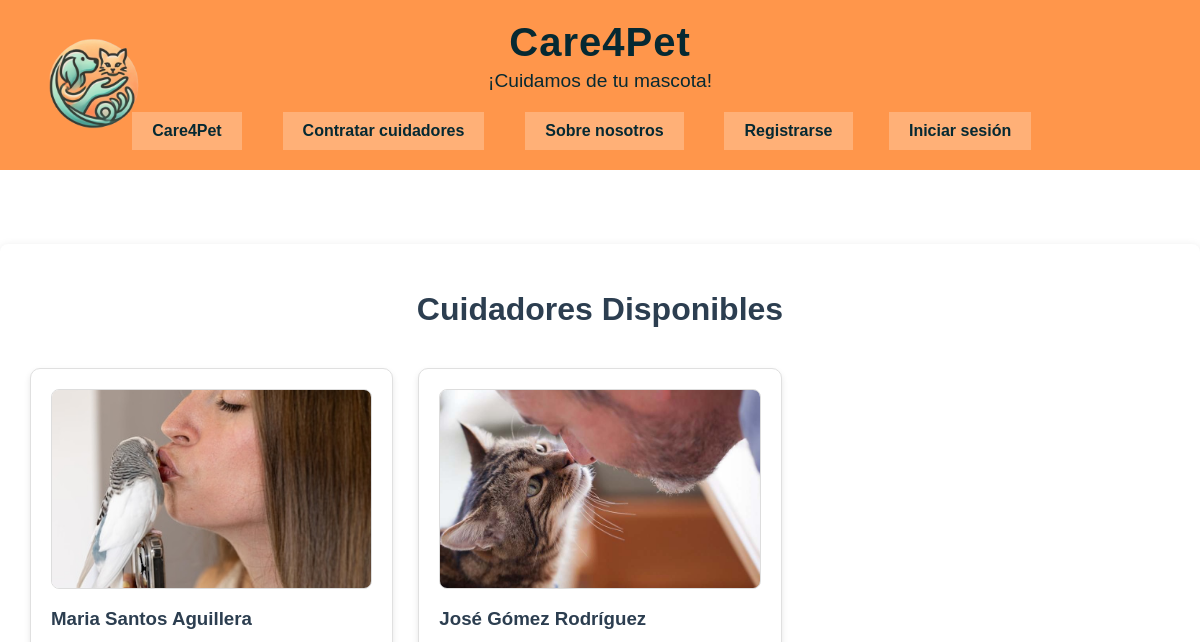
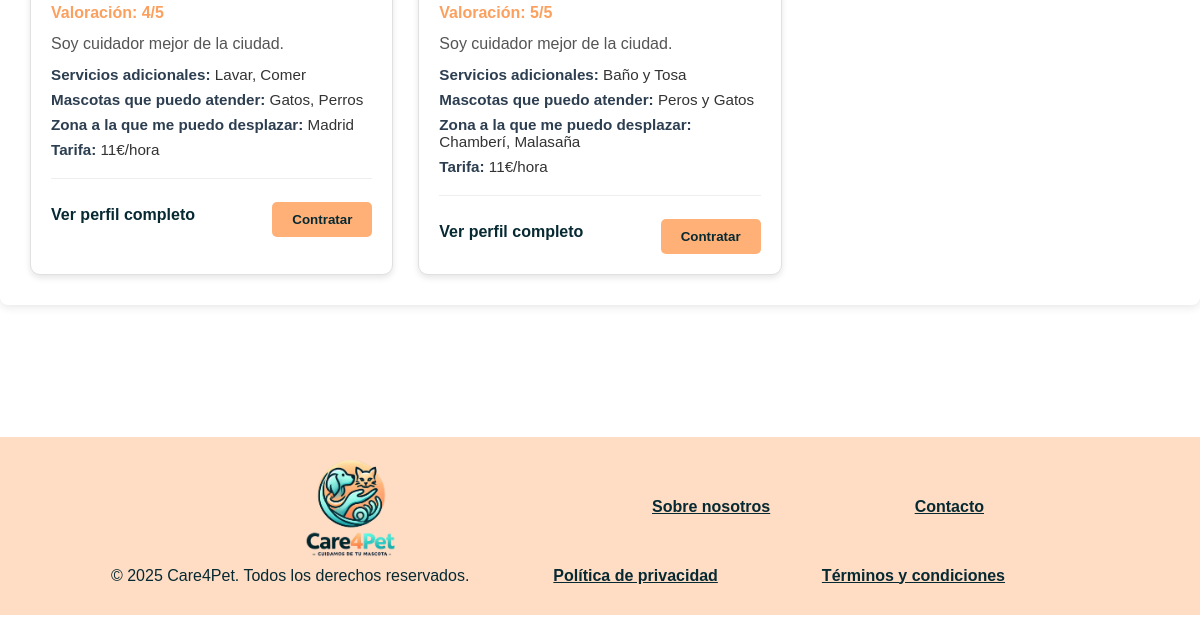
Before: /pagina_contratacion.php with the older database file (2 pictures, top to bottom).
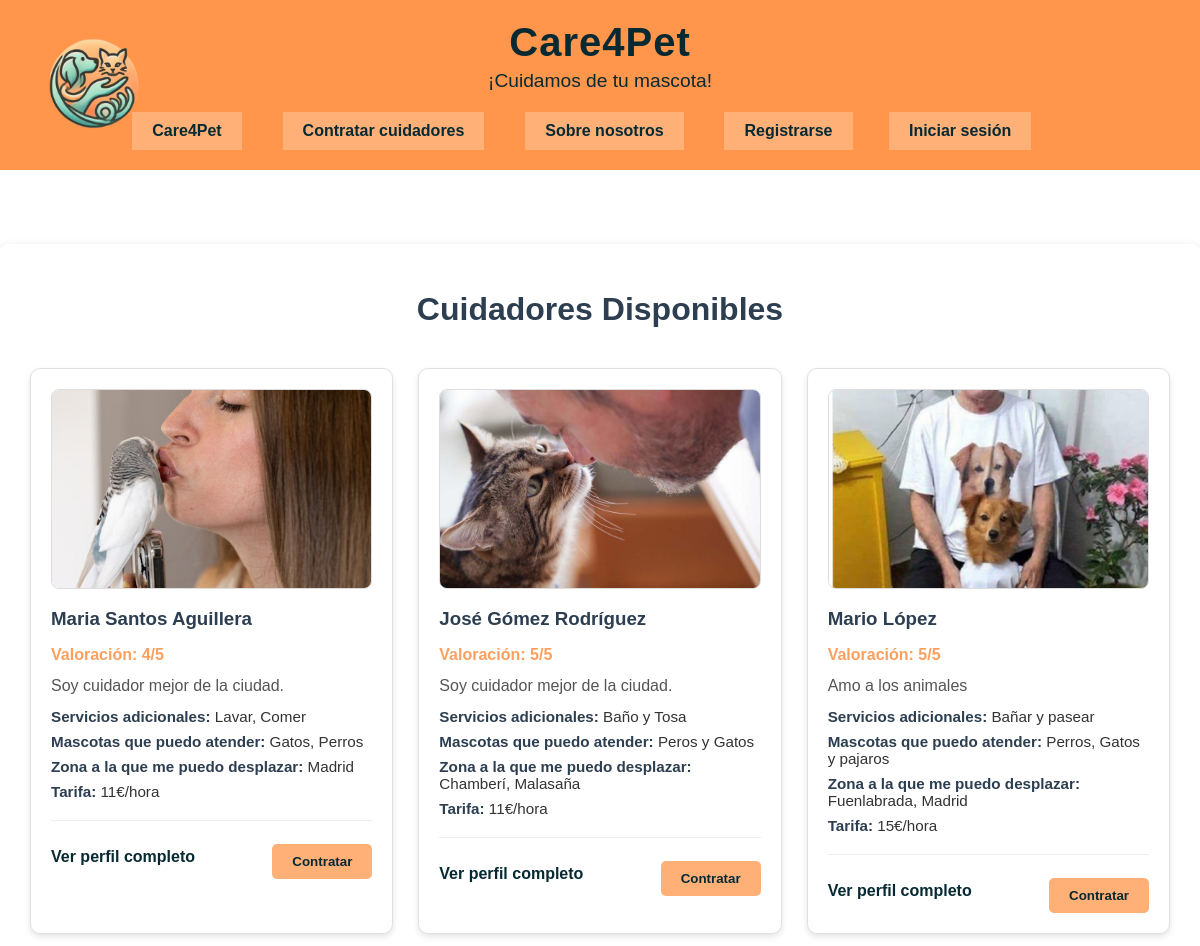
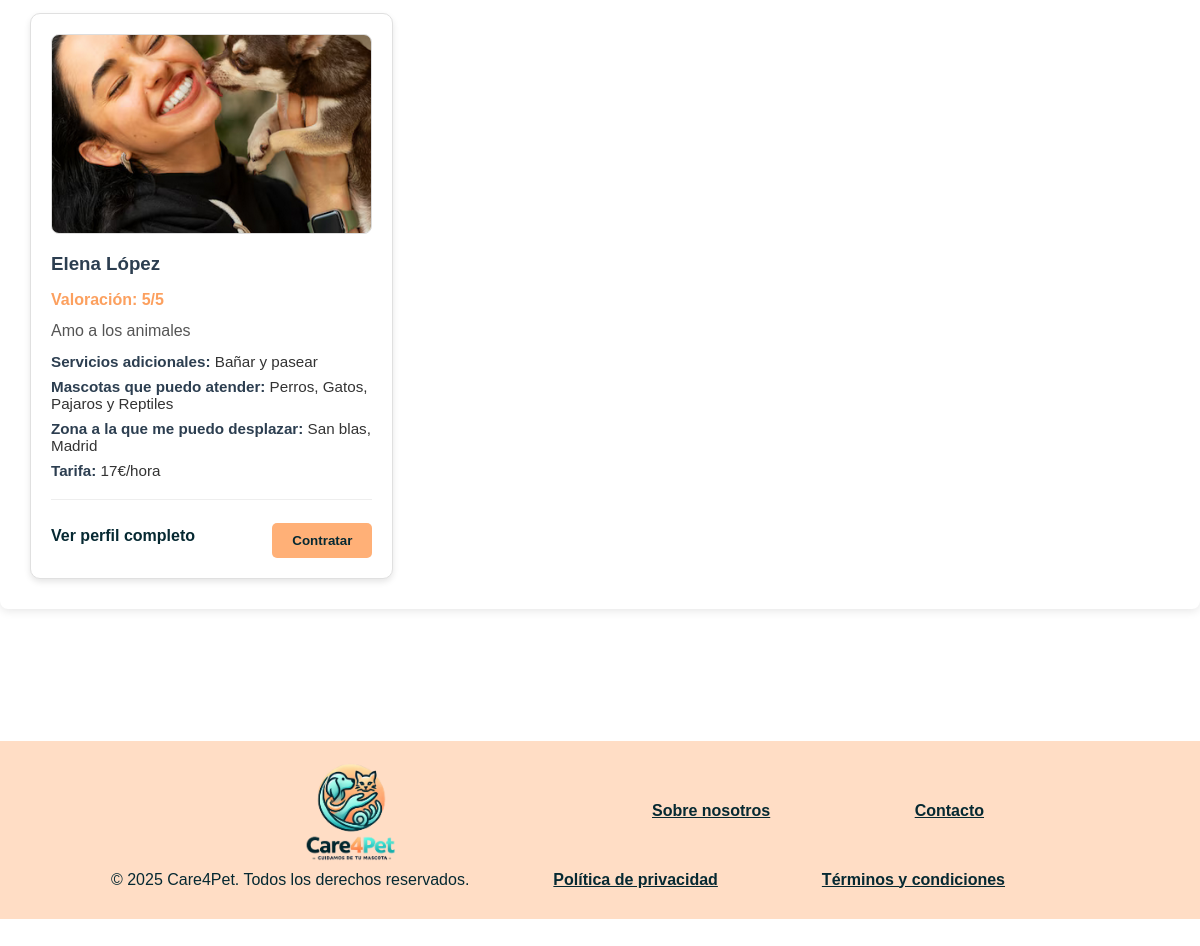
After: the same page with the newer database file (2 pictures, top to bottom).
### tables this page shows
CREATE TABLE `cuidadores` (
  `idUsuario` bigint(20) UNSIGNED NOT NULL,
  `TiposDeMascotas` longtext DEFAULT NULL,
  `Tarifa` decimal(10,0) UNSIGNED NOT NULL,
  `Descripcion` text DEFAULT NULL,
  `ServiciosAdicionales` longtext DEFAULT NULL,
  `Valoracion` tinyint(3) UNSIGNED DEFAULT NULL,
  `ZonasAtendidas` longtext DEFAULT NULL
);

CREATE TABLE `usuarios` (
  `idUsuario` bigint(20) UNSIGNED NOT NULL,
  `Nombre` varchar(255) NOT NULL,
  `Apellidos` varchar(255) NOT NULL,
  `Correo` varchar(255) NOT NULL,
  `Contraseña` varchar(255) NOT NULL,
  `DNI` varchar(255) NOT NULL,
  `Telefono` int(11) NOT NULL,
  `FotoPerfil` text DEFAULT NULL,
  `Direccion` varchar(255) DEFAULT NULL,
  `esDueno` tinyint(1) NOT NULL DEFAULT 0,
  `esCuidador` tinyint(1) NOT NULL DEFAULT 0,
  `esAdmin` tinyint(1) NOT NULL DEFAULT 0,
  `cuentaActiva` tinyint(1) NOT NULL DEFAULT 1,
  `fecha_registro` timestamp NOT NULL DEFAULT current_timestamp(),
  `verificado` tinyint(1) NOT NULL DEFAULT 0,
  `documento_verificacion` varchar(255) DEFAULT NULL
);

### includes/mysql/DatabaseConnection.php (called while the page is built, shortened)
<?php
    class DatabaseConnection {
        private static ?DatabaseConnection $instance = null;
        private ?mysqli $connection = null;
        private function __construct() {
            $this->connection = new mysqli(
                BD_HOST,
                BD_USER,
                BD_PASS,
                BD_NAME
            );
        }
        public static function getInstance() {
            if (self::$instance === null) {
                self::$instance = new DatabaseConnection();
            }
            return self::$instance;
        }
        public function getConnection() {
            return $this->connection;
        }
    }
?>

### includes/mysql/DAOs/DAOCuidador.php (called while the page is built, shortened)
<?php
    class DAOCuidador {
        private static $DAOCuidadorInstance = null;
        private $con;
        private function __construct() {
            require_once __DIR__ . '/../../clases/Cuidador_t.php';
            require_once __DIR__ . '/../DatabaseConnection.php';
            $this->con = (DatabaseConnection::getInstance())->getConnection();
        }
        public static function getInstance() {
            if (null === self::$DAOCuidadorInstance) {
                self::$DAOCuidadorInstance = new DAOCuidador();
            }
            return self::$DAOCuidadorInstance;
        }
        public function leerTodosLosCuidadores() {
            $sentencia_sql = "SELECT * FROM cuidadores";
            $consulta_resultado = $this->con->query($sentencia_sql);
            $arrayCuidadores = [];
            if ($consulta_resultado->num_rows > 0) {
                while ($cuidadorActual = $consulta_resultado->fetch_assoc()) {
                    $idUsuario = $cuidadorActual["idUsuario"];
                    $tiposDeMascotas = $cuidadorActual["TiposDeMascotas"];
                    $tarifa = $cuidadorActual["Tarifa"];
                    $descripcion = $cuidadorActual["Descripcion"];
                    $serviciosAdicionales = $cuidadorActual["ServiciosAdicionales"];
                    $valoracion = $cuidadorActual["Valoracion"];
                    $zonasAtendidas = $cuidadorActual["ZonasAtendidas"];
                    $cuidadorAAnadir = new tCuidador($idUsuario, $tiposDeMascotas, $tarifa,
                        $descripcion, $serviciosAdicionales, $valoracion, $zonasAtendidas);
                    $arrayCuidadores[] = $cuidadorAAnadir;
                }
                return $arrayCuidadores;
            }
            else {
                return NULL;
            }
        }
    }
?>

### includes/clases/Cuidador_t.php (called while the page is built, shortened)
<?php
    class tCuidador {
        public $id, $tiposDeMascotas, $tarifa, $descripcion, $serviciosAdicionales,
            $valoracion, $zonasAtendidas;
        public function __construct($id, $tiposDeMascotas = "", $tarifa = 0,
            $descripcion = "", $serviciosAdicionales = "", $valoracion = 0, $zonasAtendidas = "") {
            $this->id = $id;
            $this->tiposDeMascotas = $tiposDeMascotas;
            $this->tarifa = $tarifa;
            $this->descripcion = $descripcion;
            $this->serviciosAdicionales = $serviciosAdicionales;
            $this->valoracion = $valoracion;
            $this->zonasAtendidas = $zonasAtendidas;
        }
        public function getId() { return $this->id; }
        public function getTiposDeMascotas() { return $this->tiposDeMascotas; }
        public function getTarifa() { return $this->tarifa; }
        public function getDescripcion() { return $this->descripcion; }
        public function getServiciosAdicionales() { return $this->serviciosAdicionales; }
        public function getValoracion() { return $this->valoracion; }
        public function getZonasAtendidas() { return $this->zonasAtendidas; }
    }
?>

### includes/mysql/DAOs/DAOUsuario.php (called while the page is built, shortened)
<?php
    class DAOUsuario {
        private static $DAOUsuarioInstance = null;
        private $con;
        private function __construct() {
            require_once __DIR__ . '/../../clases/Usuario_t.php';
            require_once __DIR__ . '/../DatabaseConnection.php';
            $this->con = (DatabaseConnection::getInstance())->getConnection();
        }
        public static function getInstance() {
            if (null === self::$DAOUsuarioInstance) {
                self::$DAOUsuarioInstance = new DAOUsuario();
            }
            return self::$DAOUsuarioInstance;
        }
        public function leerTodosLosUsuarios() {
            $sentencia_sql = "SELECT * FROM usuarios";
            $consulta_resultado = $this->con->query($sentencia_sql);
            $arrayUsuarios = [];
            if ($consulta_resultado->num_rows > 0) {
                while ($usuarioActual = $consulta_resultado->fetch_assoc()) {
                    $idUsuario = $usuarioActual["idUsuario"];
                    $nombre = $usuarioActual["Nombre"];
                    $apellidos = $usuarioActual["Apellidos"];
                    $correo = $usuarioActual["Correo"];
                    $contrasena = $usuarioActual["Contraseña"];
                    $dni = $usuarioActual["DNI"];
                    $telefono = $usuarioActual["Telefono"];
                    $fotoPerfil = $usuarioActual["FotoPerfil"];
                    $direccion = $usuarioActual["Direccion"];
                    $esDueno = $usuarioActual["esDueno"];
                    $esCuidador = $usuarioActual["esCuidador"];
                    $esAdmin = $usuarioActual["esAdmin"];
                    $cuentaActiva = $usuarioActual["cuentaActiva"];
                    $fecha_registro = $usuarioActual["fecha_registro"];
                    $usuarioAAnadir = new tUsuario($idUsuario, $nombre, $apellidos,
                        $correo, $contrasena, $dni, $telefono, $fotoPerfil,
                        $direccion, $esDueno, $esCuidador, $esAdmin, $cuentaActiva, $fecha_registro);
                    $arrayUsuarios[] = $usuarioAAnadir;
                }
                return $arrayUsuarios;
            }
            else {
                return NULL;
            }
        }
    }
?>

### includes/clases/Usuario_t.php (called while the page is built, shortened)
<?php
    class tUsuario {
        public $id, $nombre, $apellidos, $correo, $contrasena,
            $dni, $telefono, $fotoPerfil, $direccion, $esDueno,
            $esCuidador, $esAdmin, $cuentaActiva, $fecha_registro,
            $verificado, $documento_verificacion;
        public function __construct($id = NULL, $nombre = "", $apellidos = "",
            $correo = "", $contrasena = "", $dni = "", $telefono = "", $fotoPerfil = "",
            $direccion = "", $esDueno = 0, $esCuidador = 0, $esAdmin = 0,
            $cuentaActiva = 1, $fecha_registro = NULL, $verificado = 0, $documento_verificacion = NULL) {
            if ($id == NULL) $this->id = rand();
            else $this->id = $id;
            $this->nombre = $nombre;
            $this->apellidos = $apellidos;
            $this->fotoPerfil = $fotoPerfil;
        }
        public function getId() { return $this->id; }
        public function getNombre() { return $this->nombre; }
        public function getApellidos() { return $this->apellidos; }
        public function getFotoPerfil() { return $this->fotoPerfil; }
    }
?>

### pagina_contratacion.php (the view, shortened to what the rows shown need)
<?php
require_once __DIR__ . '/includes/mysql/DAOs/DAOCuidador.php';
require_once __DIR__ . '/includes/mysql/DAOs/DAOUsuario.php';
$cuidadores = [];
$error = null;
        try {
             $daoCuidador = DAOCuidador::getInstance();
            $daoUsuario = DAOUsuario::getInstance();
            $cuidadores = $daoCuidador->leerTodosLosCuidadores();
            $todosUsuarios = $daoUsuario->leerTodosLosUsuarios();
            $usuariosIndexados = [];
            foreach ($todosUsuarios as $usuario) {
                    $usuariosIndexados[$usuario->getId()] = $usuario;
            }
        }
        catch (Exception $e) {
            error_log("Error en pagina_contratacion.php: " . $e->getMessage());
            $error = "Ocurrió un error al cargar los cuidadores. Por favor, inténtelo más tarde.";
        }
?>
<!DOCTYPE html>
<html lang="es">
<head>
    <link rel="stylesheet" type="text/css" href="<?= RUTA_CSS ?>estilo.css" />
</head>
<body>
<?php require_once __DIR__ . '/includes/vistas/comun/cabecera.php'; ?>
<div class="contenedor-principal">
    <h2 class="titulo-centrado">Cuidadores Disponibles</h2>
    <div class="lista-cuidadores">
    <?php if ($error): ?>
            <p class="error"><?= $error ?></p>
        <?php elseif (empty($cuidadores)): ?>
            <p class="sin-resultados">No hay cuidadores disponibles en este momento.</p>
        <?php else: ?>
            <?php foreach ($cuidadores as $cuidador): ?>
                <?php if (isset($usuariosIndexados[$cuidador->getId()])): ?>
                    <?php $usuario = $usuariosIndexados[$cuidador->getId()]; ?>
                    <div class="tarjeta-cuidador">
                        <?php if ($usuario->getFotoPerfil()): ?>
                            <img src="<?= RUTA_IMGS . $usuario->getFotoPerfil() ?>"
                                 class="foto-cuidador">
                        <?php else: ?>
                            <img src="<?= RUTA_IMGS ?>perfil_rand.png"
                                 alt="Foto de perfil por defecto"
                                 class="foto-cuidador">
                        <?php endif; ?>
                        <div class="info-cuidador">
                            <h3>
                                <?= htmlspecialchars($usuario->getNombre() . ' ' . $usuario->getApellidos()) ?>
                            </h3>
                            <p class="valoracion">Valoración: <?= htmlspecialchars($cuidador->getValoracion()) ?>/5</p>
                            <p class="descripcion"><?= htmlspecialchars($cuidador->getDescripcion()) ?></p>
                            <p class="serviciosAdicionales"><strong>Servicios adicionales:</strong> <?= htmlspecialchars($cuidador->getServiciosAdicionales()) ?></p>
                            <p class="tipos-mascotas"><strong>Mascotas que puedo atender:</strong> <?= htmlspecialchars($cuidador->getTiposDeMascotas()) ?></p>
                            <p class="zonas-atendidas"><strong>Zona a la que me puedo desplazar:</strong> <?= htmlspecialchars($cuidador->getZonasAtendidas()) ?></p>
                            <p class="tarifa"><strong>Tarifa:</strong> <?= htmlspecialchars($cuidador->getTarifa()) ?>€/hora</p>
                            <div class="acciones-cuidador">
                            <a href="perfil_cuidador.php?id=<?= $usuario->getId() ?>" class="btn-vermas">Ver perfil completo</a>
                            <form action="formulario_contratacion.php" method="post">
                                    <button type="submit" class="btn-delete">Contratar</button>
                                </form>
                            </div>
                        </div>
                    </div>
                <?php else: ?>
                <?php endif; ?>
            <?php endforeach; ?>
        <?php endif; ?>
    </div>
</div>
<?php
require_once __DIR__ . '/includes/vistas/comun/pie_pagina.php';
?>
</body>
</html>

Changed rows visible on the page:
added cuidadores: usuarios.FotoPerfil (picture), Valoracion "5", Descripcion "Amo a los animales", ServiciosAdicionales "Bañar y pasear", TiposDeMascotas "Perros, Gatos y pajaros", ZonasAtendidas "Fuenlabrada, Madrid", Tarifa "15"
added usuarios: $usuario->getNombre() . ' ' . $usuario->getApellidos() "Mario López"
added cuidadores: usuarios.FotoPerfil (picture), Valoracion "5", Descripcion "Amo a los animales", ServiciosAdicionales "Bañar y pasear", TiposDeMascotas "Perros, Gatos, Pajaros y Reptiles", ZonasAtendidas "San blas, Madrid", Tarifa "17"
added usuarios: $usuario->getNombre() . ' ' . $usuario->getApellidos() "Elena López"
